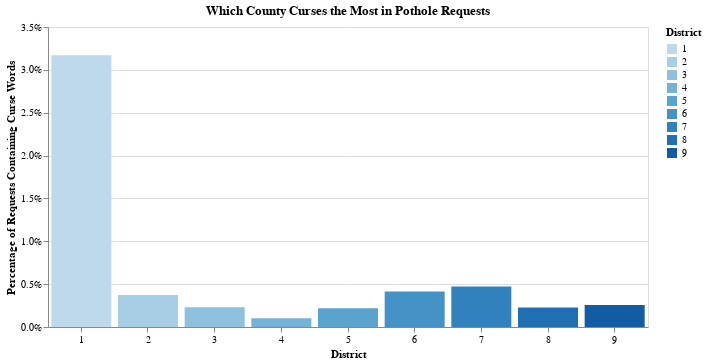

This figure's notebook cell:
### Code cell
vis_true = alt.Chart(district_count.reset_index()).mark_bar().encode(
    x=alt.X('council_district:O', sort='ascending', title='District', axis=alt.Axis(labelAngle=0)),
    y=alt.Y(
        'percent_with_swears:Q',
        title='Percentage of Requests Containing Curse Words',
        axis=alt.Axis(format='%')
    ),
    color=alt.Color('council_district:O', title='District'),
    tooltip=['council_district', 'total_requests', 'total_swears', 'percent_with_swears']
).properties(
    title='Which County Curses the Most in Pothole Requests',
    width=600
)

vis_true

### Figure 1 — Vega-Lite specification as saved in the notebook (floating-point values rounded to 4 significant figures)
{"config": {"view": {"continuousWidth": 300, "continuousHeight": 300}}, "data": {"name": "data-9a9450e841e623138ebdac1cd8b8882e"}, "mark": {"type": "bar"}, "encoding": {"color": {"field": "council_district", "title": "District", "type": "ordinal"}, "tooltip": [{"field": "council_district", "type": "quantitative"}, {"field": "total_requests", "type": "quantitative"}, {"field": "total_swears", "type": "quantitative"}, {"field": "percent_with_swears", "type": "quantitative"}], "x": {"axis": {"labelAngle": 0}, "field": "council_district", "sort": "ascending", "title": "District", "type": "ordinal"}, "y": {"axis": {"format": "%"}, "field": "percent_with_swears", "title": "Percentage of Requests Containing Curse Words", "type": "quantitative"}}, "title": "Which County Curses the Most in Pothole Requests", "width": 600, "$schema": "https://vega.github.io/schema/vega-lite/v5.20.1.json", "datasets": {"data-9a9450e841e623138ebdac1cd8b8882e": [{"council_district": 1.0, "total_requests": 11602, "total_swears": 371, "percent_with_swears": 0.03172}, {"council_district": 7.0, "total_requests": 9519, "total_swears": 47, "percent_with_swears": 0.004727}, {"council_district": 6.0, "total_requests": 13980, "total_swears": 60, "percent_with_swears": 0.004149}, {"council_district": 2.0, "total_requests": 13615, "total_swears": 53, "percent_with_swears": 0.003746}, {"council_district": 9.0, "total_requests": 10463, "total_swears": 31, "percent_with_swears": 0.002581}, {"council_district": 3.0, "total_requests": 12223, "total_swears": 39, "percent_with_swears": 0.002291}, {"council_district": 8.0, "total_requests": 5255, "total_swears": 13, "percent_with_swears": 0.002284}, {"council_district": 5.0, "total_requests": 7360, "total_swears": 24, "percent_with_swears": 0.002174}, {"council_district": 4.0, "total_requests": 6915, "total_swears": 7, "percent_with_swears": 0.001012}]}}
